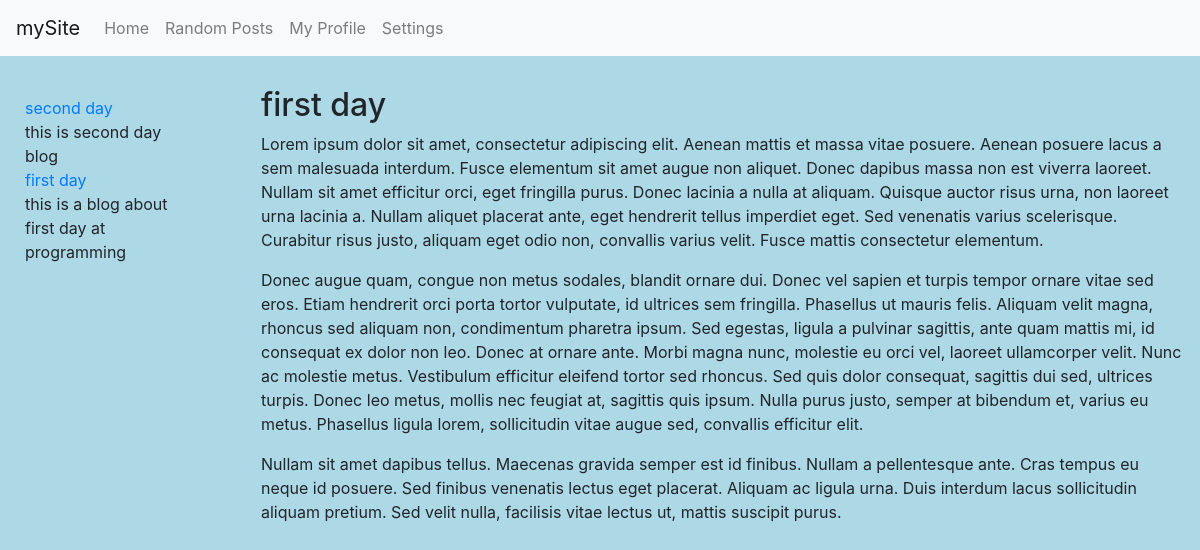
The page /post/first-day on the database its author committed.
### blog/models.py (models this page shows, shortened)
class Post(models.Model):
    title = models.CharField(max_length=225)
    slug = models.SlugField(max_length=225, unique=True)
    summary = models.CharField(max_length=300)
    content = models.TextField()
    published = models.BooleanField(default=True)
    created = models.DateTimeField(auto_now_add=True)
    image = models.ImageField(upload_to='img')
    class Meta:
        ordering = ['-created']

### blog/views.py (the view)
# urls.py: url(r'^post/(.*)$', blog_views.post),
def post(requests, slug):
    print(slug)
    posts = Post.objects.all()
    return render_to_response('post.html', {
        'post': get_object_or_404(Post, slug=slug),
        'posts':posts
    })

### blog/templates/post.html (shortened to what this page needs)
{% extends 'single-template.html' %}
    {% block entry %}
        <h2>{{ post.title }}</h2>
        <div>
            {{ post.content|linebreaks }}
        </div>
    {% endblock %}

### blog/templates/single-template.html (shortened to what this page needs)
<!DOCTYPE html>
{% extends 'base.html' %}
{% block content %}
<body>
<div class="row">
  <div class="left_column" >
    {% for post in posts %}
      <div>
          <div class="summary-title"><a href="/post/{{ post.slug }}">{{ post.title }}</a> </div>
          <div class="summary">{{ post.summary }}</div>
      </div>
      {% endfor %}
  </div>
  <div class="right_column" >
      <div>
        {% block entry %}
        {% endblock %}
    </div>
  </div>
</div>
</body>
{% endblock %}

### blog/static/css/stylesheet.css (style rules this page uses)
body { background:#ADD8E6 !important; }

### blog/templates/single-template.html (style rules this page uses)
* { box-sizing: border-box; }
.right_column { float: left; width: 80%; padding: 30px; height: 300px; }
.left_column { float: left; width: 20%; padding: 40px; height: 300px; }
.row:after { content: ""; display: table; clear: both; }

### rows shown on the page
Post: title "second day", summary "this is second day blog"
Post: title "first day", summary "this is a blog about first day at programming", content "Lorem ipsum dolor sit amet, consectetur adipiscing elit. Aenean mattis et massa vitae posuere. Aenean posuere lacus a sem malesuada interdum. Fusce elementum sit amet augue non aliquet. Donec dapibus massa non est viverra laoreet. Nullam sit amet efficitur orci, eget fringilla purus. Donec lacinia a nulla at aliquam. Quisque auctor risus urna, non laoreet urna lacinia a. Nullam aliquet placerat ante, eget hendrerit tellus imperdiet eget. Sed venenatis varius scelerisque. Curabitur risus justo, aliquam eget odio non, convallis varius velit. Fusce mattis consectetur elementum. Donec augue quam, congue non metus sodales, blandit ornare dui. Donec vel sapien et turpis tempor ornare vitae sed…"
